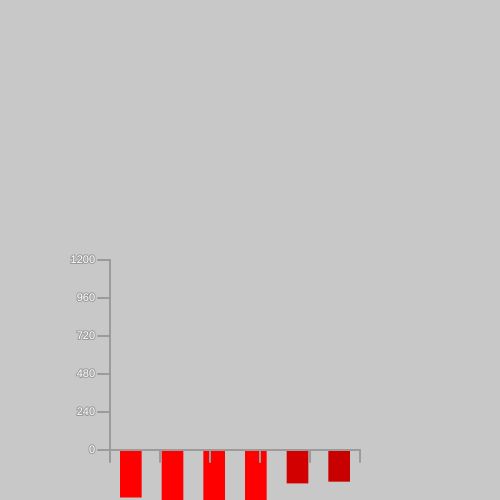
Frame 1 (no input)
Frame 2 (the mouse pressed at the canvas centre, redrawn once): identical to frame 1, image omitted

The p5.js sketch that drew this single still picture (run headless with seeded random() and noise() and a simulated clock; the mouse was pressed at the canvas centre and the sketch redrawn once):

// p5.js sketch
// ── sketch.js

// Array of Objects
let cars = [
    {name:"Ferrari", sales: 300},
    {name:"BMW", sales: 341},
    {name:"Bugatti", sales: 1200},
    {name:"Mercedes", sales: 530},
    {name:"Aston Martin", sales: 211},
    {name:"Nissan", sales: 200}
]

// Declarations of variables
let screenHeight = 500 
let screenWidth = 500
let chartWidth = 250
let chartHeight = 190
let chartXpos = 100
let chartYpos = 450
let mLeft = 10
let mRight = 10
let blockGap = 20
let numTicks = cars.length



// Calculations
let blockWidth = (chartWidth - (mLeft + mRight) - ((cars.length-1)*blockGap))/cars.length

// let firstBlockPlacement = ((screenWidth - chartWidth)/2) + mLeft

let masterGap = blockWidth + blockGap

let bigNum = Math.max(...cars.map(object => object.sales))


// Functions

// Scales the chart height and all other numbers to the largest number in the dataset
function scaler(_num){
    let ratioVal = chartHeight/bigNum
    return ratioVal * _num
}


// What We See
function setup() {
    createCanvas(screenHeight, screenWidth)
    background (200)
    angleMode(DEGREES)
    noLoop()
}

function draw(){
    background(200)
    fill(255)

    // Translates Chart
    translate(chartXpos + mLeft, chartYpos)

    // Draws each bar
    for(let x=0; x<cars.length; x++){
        push()
        fill(cars[x].sales,0,0)
        noStroke()
        translate(mLeft + (x*masterGap), 0)
        rect(0,0,blockWidth,scaler(-cars[x].sales))
        pop()
    }
    

    // Draw Lines
    stroke(155)
    strokeWeight(2)
    line(0, 0, chartWidth, 0)
    line(0, 0, 0, -chartHeight)
    
    // Draw Ticks
    let tickGap = chartWidth/(numTicks-1)
    let tickGap2 = chartHeight/(numTicks-1)



    for(let x=0; x<numTicks; x++){
        line(x*tickGap,0,x*tickGap,12)
    }

    for(let x=0; x<numTicks; x++){
        line(0, -x*tickGap2, -12, -x*tickGap2)
        textSize(11)
        textAlign(RIGHT,CENTER)
        text(((bigNum/(cars.length-1))*x).toFixed(0), -15, x*-tickGap2)
    }
    
}
